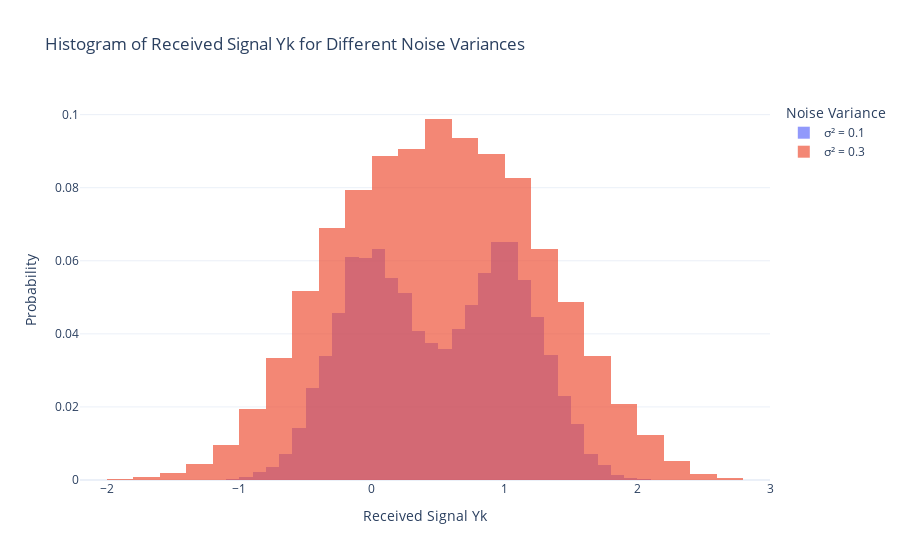

Notebook code for this chart:
### Code cell
import numpy as np
import plotly.graph_objects as go

# Parameters
np.random.seed(42)
L = 10000  # Number of bits
sigma_values = [0.1, 0.3]  # Noise variances

# Generate transmitted bits (0 or 1)
X_k = np.random.choice([0, 1], size=L)

# Add Gaussian noise to create received signal
Y_k_dict = {sigma: X_k + np.random.normal(0, np.sqrt(sigma), L) for sigma in sigma_values}

# Prepare data for cleaner histogram visualization
fig = go.Figure()

for sigma, Y_k in Y_k_dict.items():
    fig.add_trace(go.Histogram(
        x=Y_k,
        nbinsx=50,
        name=f"σ² = {sigma}",
        opacity=0.7,
        histnorm='probability'  # Normalize to probability
    ))

# Update layout for better visualization
fig.update_layout(
    title="Histogram of Received Signal Yk for Different Noise Variances",
    xaxis_title="Received Signal Yk",
    yaxis_title="Probability",
    barmode="overlay",  # Overlay histograms for comparison
    template="plotly_white",
    legend=dict(title="Noise Variance")
)

# Show plot
fig.show()

### Figure 1 — Plotly figure (JSON) as saved in the notebook; plotly's stock layout.template omitted (floating-point values rounded to 4 significant figures; data arrays with more than 128 entries replaced by an {"elided": "..."} marker saying what was removed)
{"data": [{"histnorm": "probability", "name": "σ² = 0.1", "nbinsx": 50, "opacity": 0.7, "type": "histogram", "x": {"elided": "10000 float values"}}, {"histnorm": "probability", "name": "σ² = 0.3", "nbinsx": 50, "opacity": 0.7, "type": "histogram", "x": {"elided": "10000 float values"}}], "layout": {"barmode": "overlay", "legend": {"title": {"text": "Noise Variance"}}, "title": {"text": "Histogram of Received Signal Yk for Different Noise Variances"}, "xaxis": {"title": {"text": "Received Signal Yk"}}, "yaxis": {"title": {"text": "Probability"}}}}
